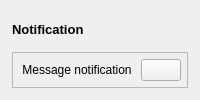
        <widget class="QCustomSlideMenu" name="popupNotificationContainer" native="true">
         <property name="minimumSize">
          <size>
           <width>0</width>
           <height>0</height>
          </size>
         </property>
         <layout class="QVBoxLayout" name="verticalLayout_19">
          <property name="leftMargin">
           <number>6</number>
          </property>
          <property name="topMargin">
           <number>6</number>
          </property>
          <property name="rightMargin">
           <number>6</number>
          </property>
          <property name="bottomMargin">
           <number>6</number>
          </property>
          <item>
           <widget class="QWidget" name="popupNotificationSubContainer" native="true">
            <layout class="QVBoxLayout" name="verticalLayout_20">
             <property name="leftMargin">
              <number>6</number>
             </property>
             <property name="topMargin">
              <number>6</number>
             </property>
             <property name="rightMargin">
              <number>6</number>
             </property>
             <property name="bottomMargin">
              <number>6</number>
             </property>
             <item>
              <widget class="QLabel" name="label_14">
               <property name="font">
                <font>
                 <family>Segoe UI</family>
                 <pointsize>10</pointsize>
                 <weight>87</weight>
                 <italic>false</italic>
                 <bold>true</bold>
                </font>
               </property>
               <property name="styleSheet">
                <string notr="true">font: 700 10pt &quot;Segoe UI&quot;;</string>
               </property>
               <property name="text">
                <string>Notification</string>
               </property>
              </widget>
             </item>
             <item>
              <widget class="QFrame" name="frame_9">
               <property name="frameShape">
                <enum>QFrame::StyledPanel</enum>
               </property>
               <property name="frameShadow">
                <enum>QFrame::Raised</enum>
               </property>
               <layout class="QHBoxLayout" name="horizontalLayout_10">
                <property name="leftMargin">
                 <number>6</number>
                </property>
                <property name="topMargin">
                 <number>6</number>
                </property>
                <property name="rightMargin">
                 <number>6</number>
                </property>
                <property name="bottomMargin">
                 <number>6</number>
                </property>
                <item>
                 <widget class="QLabel" name="label_13">
                  <property name="sizePolicy">
                   <sizepolicy hsizetype="Expanding" vsizetype="Preferred">
                    <horstretch>0</horstretch>
                    <verstretch>0</verstretch>
                   </sizepolicy>
                  </property>
                  <property name="styleSheet">
                   <string notr="true">font: 10pt &quot;Segoe UI&quot;;</string>
                  </property>
                  <property name="text">
                   <string>Message notification</string>
                  </property>
                  <property name="alignment">
                   <set>Qt::AlignCenter</set>
                  </property>
                 </widget>
                </item>
                <item alignment="Qt::AlignRight">
                 <widget class="QPushButton" name="closeNotificationBtn">
                  <property name="toolTip">
                   <string>Close notification</string>
                  </property>
                  <property name="text">
                   <string/>
                  </property>
                  <property name="icon">
                   <iconset resource="resources.qrc">
                    <normaloff>:/icons/icons/x-octagon.svg</normaloff>:/icons/icons/x-octagon.svg</iconset>
                  </property>
                  <property name="iconSize">
                   <size>
                    <width>24</width>
                    <height>24</height>
                   </size>
                  </property>
                 </widget>
                </item>
               </layout>
              </widget>
             </item>
            </layout>
           </widget>
          </item>
         </layout>
        </widget>
